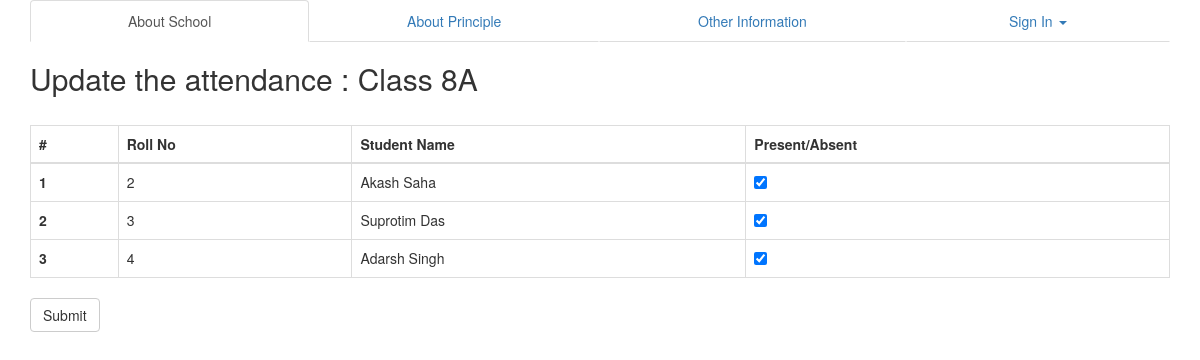
/editclass.php?cid=8A, run on the app's committed database.
### tables this page shows
CREATE TABLE IF NOT EXISTS `student` (
  `name` varchar(255) NOT NULL,
  `student_id` varchar(255) NOT NULL,
  `roll` int(10) NOT NULL,
  `class_id` varchar(11) NOT NULL,
  `school_id` varchar(10) NOT NULL
);

### editclass.php (the view, shortened to what this page needs)
<?php include ('./inc/header.inc.php');
echo "<h2>Update the attendance : Class ";
if(isset($_GET['cid'])){
	$cid = mysqli_real_escape_string($db,$_GET['cid']);
	$result = mysqli_query($db,"SELECT name, roll, student_id  FROM student WHERE class_id='$cid'");
	echo $cid."</h2><br>";
	$usercount = mysqli_num_rows($result);
	if($usercount>0){
		echo
		'<table class="table table-bordered">
		<thread><tr>
		<th>#</th>
		<th>Roll No</th>
		<th>Student Name</th>
		<th>Present/Absent</th>
		</tr></thread>
		<tbody>
		<form role="form" method="POST" action="editclass.php">';
		$p=0;
		while ($row = $result->fetch_assoc()) {
			$name=$row['name'];
			$rollno = $row['roll'];
			$sid = $row['student_id'];
			echo
			'
			<tr>
				<th scope="row">'.($p+1).'</th>
				<td>'.$rollno.'</td>
				<td>'.$name.'</td>
				<td><input type="checkbox" checked name="'.$sid.'" /></td>
			</tr>
			';
			$p++;
		}
		echo'
		</tbody>
		</table>
		<button type="submit" class="btn btn-default" name="attendancesubmit">Submit</button>
		</form>';
	}
}
include("./inc/footer.inc.php"); ?>

### data on the page
student: roll "2", name "Akash Saha"
student: roll "3", name "Suprotim Das"
student: roll "4", name "Adarsh Singh"

### other printed values
$cid "8A"
